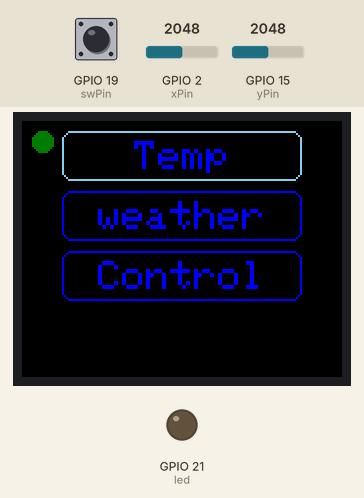
Simulated run of this program. Board: ESP32. Shown: 160×128 colour display, output pins drawn as LEDs (lit = HIGH). Inputs (shaded band) come from the test bench; at power-on: GPIO 19 (swPin) HIGH, GPIO 2 (xPin) = 2048, GPIO 15 (yPin) = 2048.

Above: at 1.3 s.
1.4 s: GPIO 19 (swPin) pulled LOW for 0.15 s
At 2.8 s:
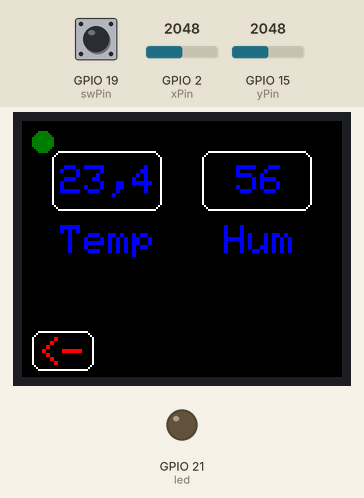
3.2 s: GPIO 2 (xPin) set to 2118
4.7 s: GPIO 2 (xPin) set to 2229
At 4.78 s:
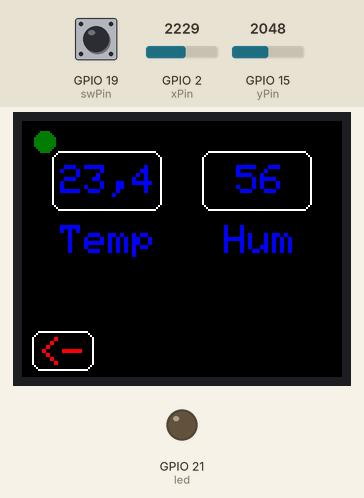
6.4 s: GPIO 15 (yPin) set to 2866
At 6.46 s:
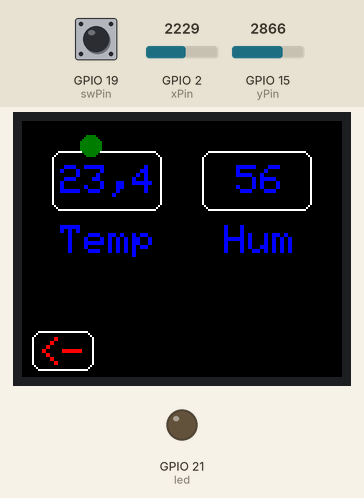
7.9 s: GPIO 2 (xPin) set to 2866
At 7.92 s:
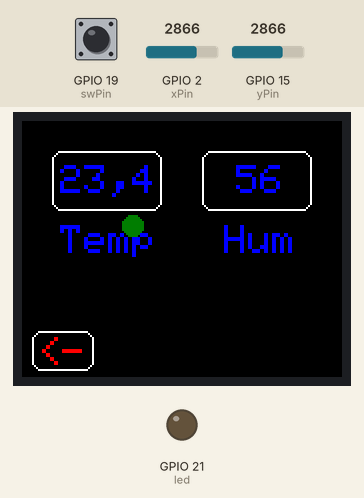
9.4 s: GPIO 15 (yPin) set to 3603
At 9.45 s:
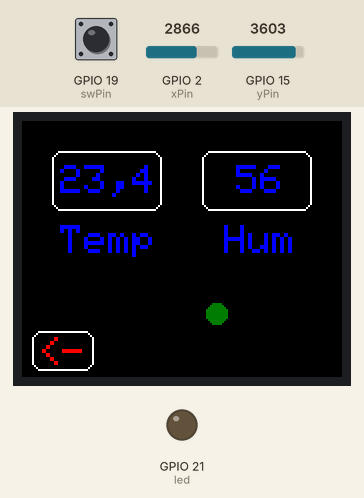

Measured:
- the behaviour switches between 2157 and 2158 on GPIO 2 (xPin) (found by bisection; images 1 and 2)
- after the input at 1.4 s, the display: first changes at once (image 1 shows a later state)
- after the input at 3.2 s, every drawn part: stays the same
- after the input at 4.7 s, the display: changes after 0.07 s (image 2)

The program:

main.cpp
```cpp
#include <Arduino.h>
#include <TFT_eSPI.h>
#include <SPI.h>
#include <string.h>


#define xPin 2
#define yPin 15
#define swPin 19
#define background TFT_BLACK
#define led 21

TFT_eSPI tft = TFT_eSPI();

int xVal=0, yVal=0, screenType=0, x, screenWidth = 160, screenHeight = 128;

bool state = false;

void mainScreen();
void firstScreen();
void secondScreen();
void thirdScreen();

void setup() {

  pinMode(led, OUTPUT);
  pinMode(xPin, INPUT);
  pinMode(yPin, INPUT);
  pinMode(swPin, INPUT);

  Serial.begin(9600);

  tft.init();
  tft.setRotation(1);
  tft.fillScreen(background);
  tft.setTextColor(TFT_BLUE, background);
  tft.setTextSize(2);
}

void loop() {

  //changing screens
  switch (screenType)
  {
  case 1:
    firstScreen();
    break;

  case 2:
    secondScreen();
  break;

  case 3:
    thirdScreen();
  break;

  case 4:
    mainScreen();
  break;

  default:
    mainScreen();
    break;
  }

}


  /**************************************************************************************/
  /**************************************************************************************/
  /******************************* Definitions of functions *****************************/
  /**************************************************************************************/
  /**************************************************************************************/


  void clearCursor(){
    tft.fillCircle(xVal,yVal,5, background);    //erasing previous cursor
  }

  void drawReturn(){
    tft.drawRoundRect(5,105,31,20,5,TFT_WHITE);
    tft.setCursor(8,108);
    tft.setTextColor(TFT_RED);
    tft.print("<-");
  }

  void drawCursor(){

    //mapping current jostick position to move the cursor
    xVal = xVal + map(analogRead(xPin)+300,0,4096,-5,5);
    yVal = yVal + map(analogRead(yPin)+300,0,4096,-5,5);

    //checking if the cursor is outside of the screen
    if(yVal > screenHeight - 8){
      yVal =screenHeight - 8;
    } else if(yVal < 10){
      yVal = 10;
    }

    if(xVal > screenWidth -10){
      xVal =screenWidth - 10;
    } else if(xVal < 10){
      xVal = 10;
    }

    tft.fillCircle(xVal,yVal,5, TFT_DARKGREEN);   //drawing cursor
  }

  void mainScreen(){

    x = digitalRead(swPin);

    clearCursor();

    //buttons
    tft.setTextColor(TFT_BLUE);
    tft.setCursor(20+(120-(4*12))/2,10); //(4)lenght of string
    tft.print("Temp");
    tft.setCursor(20+(120-(7*12))/2,40);
    tft.print("weather");
    tft.setCursor(20+(120-(7*12))/2,70);
    tft.print("Control");

    //light the button if cursors is on it
    if(yVal>5 && yVal < 30){

      tft.drawRoundRect(20,5,120,25,5,TFT_SKYBLUE);

    }else if(yVal > 35 && yVal < 60){

      tft.drawRoundRect(20,35,120,25,5,TFT_SKYBLUE);

    }else if(yVal > 65 && yVal < 90){

      tft.drawRoundRect(20,65,120,25,5,TFT_SKYBLUE);

    }else{

      tft.drawRoundRect(20,5,120,25,5,TFT_BLUE);
      tft.drawRoundRect(20,35,120,25,5,TFT_BLUE);
      tft.drawRoundRect(20,65,120,25,5,TFT_BLUE);

    }

    //making action when button is clicked and in  the cursor is in the right position
    if(!x && yVal < 30 && yVal > 5 ){

      screenType = 1;
      tft.fillScreen(background);
      delay(200);

    }else if(!x && yVal < 60 && yVal > 35 ){

      screenType = 2;
      tft.fillScreen(background);
      delay(200);

    }else if(!x && yVal < 90 && yVal > 65 ){

      screenType = 3;
      tft.fillScreen(background);
      delay(200);

    }

    drawCursor();
    delay(70);

  }

  void firstScreen(){

    clearCursor();

    //layout
    drawReturn();

    tft.setTextColor(TFT_BLUE);
    tft.drawRoundRect(15,15,55,30,5,TFT_WHITE);
    tft.drawCentreString("23,4",43,22,1);
    tft.drawCentreString("Temp",43,52,1);

    tft.drawRoundRect(90,15,55,30,5,TFT_WHITE);
    tft.drawCentreString("56",119,22,1);
    tft.drawCentreString("Hum",119,52,1);

    //return button action
    x = digitalRead(swPin);

    if(!x && xVal < 35 && yVal > 100 ){

      screenType = 4;
      tft.fillScreen(background);
      delay(200);

    }

    drawCursor();
    delay(70);
  }

  void secondScreen(){

    clearCursor();

    //layout
    drawReturn();


    tft.setTextColor(TFT_BLUE);
    tft.drawRoundRect(30,10,100,30,5,TFT_WHITE);
    tft.drawCentreString("Wroclaw",81,17,1);

    tft.drawRoundRect(15,48,55,30,5,TFT_WHITE);
    tft.drawCentreString("23,4",43,55,1);
    tft.drawCentreString("Temp",43,85,1);

    tft.drawRoundRect(90,48,55,30,5,TFT_WHITE);
    tft.drawCentreString("56",119,55,1);
    tft.drawCentreString("Hum",119,85,1);


    x = digitalRead(swPin);

    if(!x && xVal < 35 && yVal > 100 ){

      screenType = 4;
      tft.fillScreen(background);
      delay(200);

    }

    drawCursor();
    delay(70);
  }

  void thirdScreen(){

    clearCursor();

    drawReturn();

    tft.setTextColor(TFT_BLUE);
    tft.setCursor(10,50);
    tft.print("LED:");


    //button operation
    x = digitalRead(swPin);

    if(!x && xVal < 35 && yVal > 100 ){

      screenType = 4;
      tft.fillScreen(background);
      delay(200);
      return;

    }else if(!x && xVal < 80 && xVal > 60  && yVal > 50 && yVal < 70 ){

      state = !state;
      delay(200);

    }else{

    }

    //changing color of button (circle)
    if(state){
      tft.fillCircle(70,60,10,TFT_BLUE);
      digitalWrite(led,state);
    }else{
      digitalWrite(led,state);
      tft.fillCircle(70,60,10,TFT_RED);
    }

    drawCursor();
    delay(70);
  }
```
